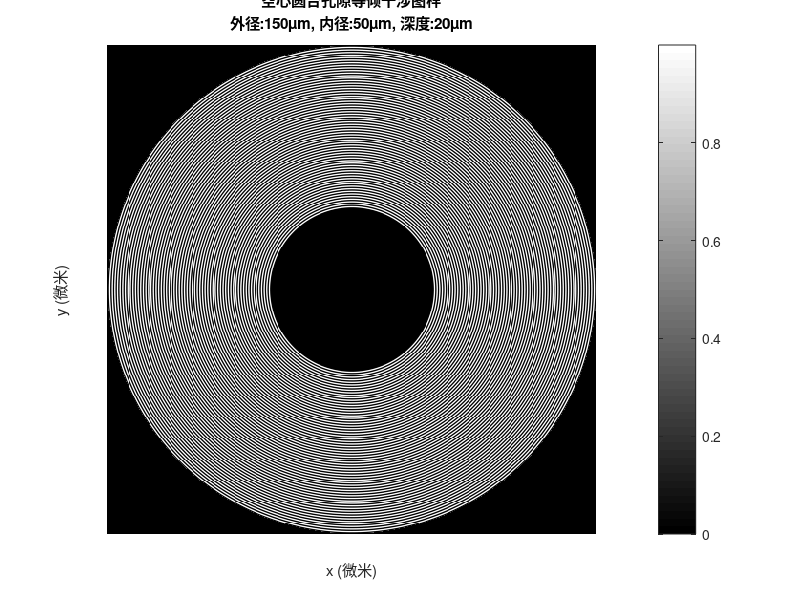
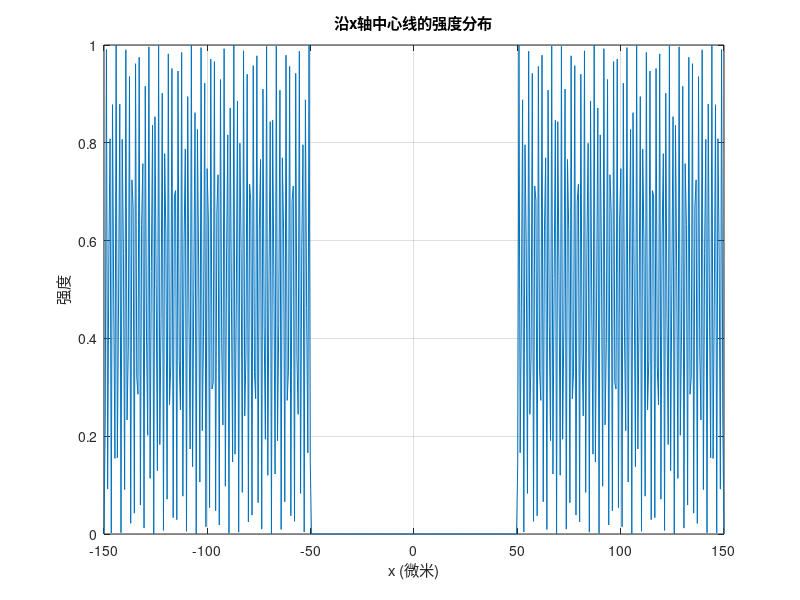

The MATLAB script that drew these images, in order:
clc; clear; close all;

%% 参数设置
params.N = 512;                  % 图像尺寸
params.xRange = [-150, 150];     % x坐标范围(微米)
params.yRange = [-150, 150];     % y坐标范围(微米)
params.outerRadius = 150;        % 外圆半径(微米)
params.innerRadius = 50;         % 内圆半径(微米)
params.poreDepth = 20;           % 孔隙深度(微米)
params.n = 1.0;                  % 空气折射率
params.lambda = 0.6328;          % 光波长(微米)

%% 验证参数
assert(params.poreDepth > 0, '孔隙深度必须大于0');
aspectRatio = params.poreDepth / (params.outerRadius - params.innerRadius);
fprintf('深径比: %.2f\n', aspectRatio);

%% 创建坐标网格
[x, y] = meshgrid(linspace(params.xRange(1), params.xRange(2), params.N), ...
                  linspace(params.yRange(1), params.yRange(2), params.N));

%% 计算距离矩阵和孔隙区域
distance = sqrt(x.^2 + y.^2);
inPoreRegion = (distance <= params.outerRadius) & (distance > params.innerRadius);

%% 构建孔隙深度分布
slope = params.poreDepth / (params.outerRadius - params.innerRadius);
poreDepthMap = zeros(params.N);
poreDepthMap(inPoreRegion) = slope * (distance(inPoreRegion) - params.innerRadius);

%% 计算光程差和干涉强度
opticalPathDiff = 2 * params.n * abs(poreDepthMap) + params.lambda/2;
intensity = 0.5 * (1 + cos(2 * pi * opticalPathDiff / params.lambda));

%% 可视化结果
figure;
imshow(intensity, []);
colormap(gray);
colorbar;
title(sprintf('空心圆台孔隙等倾干涉图样\n外径:%dμm, 内径:%dμm, 深度:%dμm', ...
    params.outerRadius, params.innerRadius, params.poreDepth));
xlabel('x (微米)');
ylabel('y (微米)');

%% 显示剖面线
figure;
plot(x(params.N/2, :), intensity(params.N/2, :));
title('沿x轴中心线的强度分布');
xlabel('x (微米)');
ylabel('强度');
grid on;
